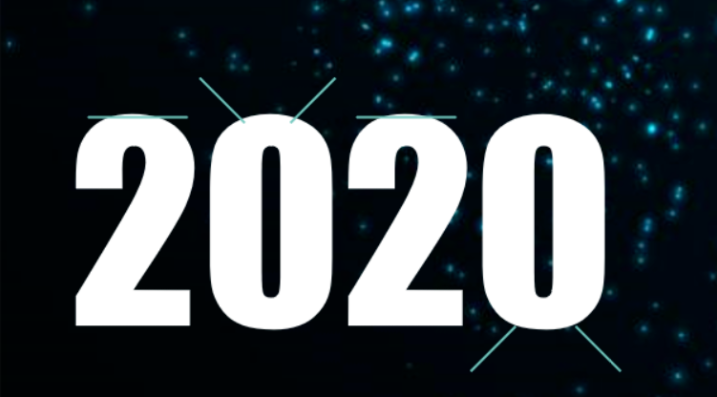
#> input picture OpenCV/two.png, 717 x 397 px
$ python '图像的膨胀.py'
#> lines starting #> are read from the running program, lines starting #| are printed output that depends on the picture; after the words box and inside, x2 and y2 are one past the last pixel; in counts of white or black regions, pixels touching at a corner belong together
# 图像的膨胀结果会使图像看起来虚化,依然需要二制化以及取核操作
# 主要使用的函数为cv2.dilate(src, kernel, iterations) iterations：表示迭代次数，默认为1。

import cv2

img = cv2.imread('two.png')
#> img is the input picture: shape (397, 717, 3); mean B, G, R 78.2, 73.7, 67.7
img = cv2.cvtColor(img, cv2.COLOR_BGR2GRAY)
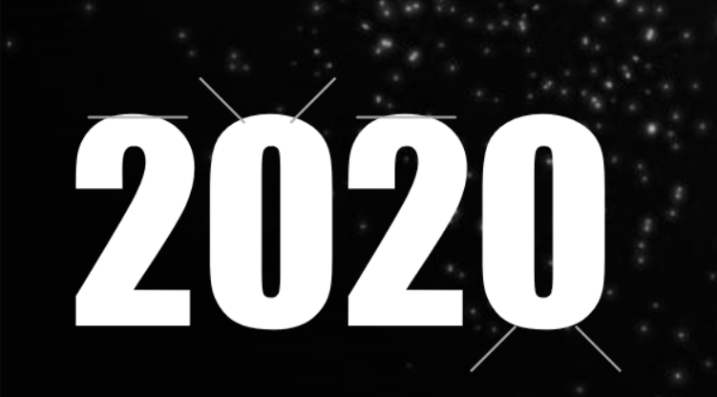
#> img: shape (397, 717); min 0, max 255, mean 72.4
ret, img = cv2.threshold(img, 127, 255, cv2.THRESH_BINARY)
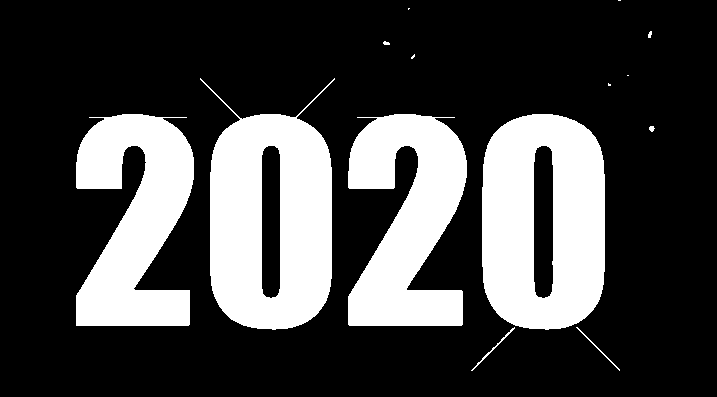
#> img: shape (397, 717); 26.7% white; 14 white regions (5 under 20 px), largest, box (x1, y1, x2, y2) and area: (200, 78, 335, 330) 21271, (482, 114, 605, 330) 21095, (348, 114, 467, 326) 16631
kernel1 = cv2.getStructuringElement(cv2.MARKER_CROSS, (3, 3))
kernel2 = cv2.getStructuringElement(cv2.MORPH_RECT, (3, 3))
kernel3 = cv2.getStructuringElement(cv2.MORPH_ELLIPSE, (3, 3))
dilate1 = cv2.dilate(img, kernel1, iterations=1)
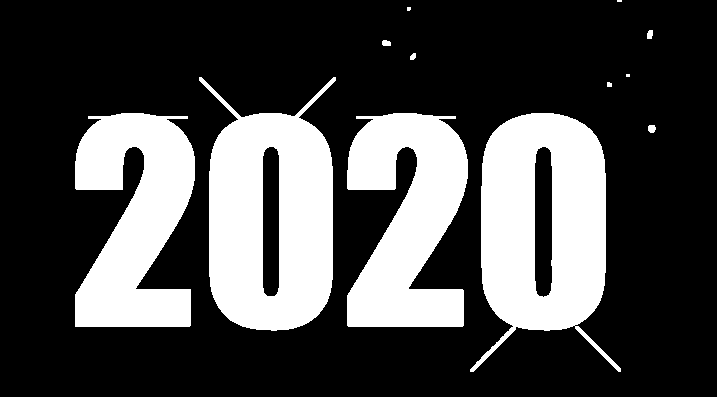
#> dilate1: shape (397, 717); 28.4% white; 12 white regions (3 under 20 px), largest, box (x1, y1, x2, y2) and area: (470, 113, 621, 372) 22671, (199, 77, 336, 331) 22601, (347, 113, 468, 327) 17713
dilate2 = cv2.dilate(img, kernel2, iterations=1)
dilate3 = cv2.dilate(img, kernel3, iterations=1)
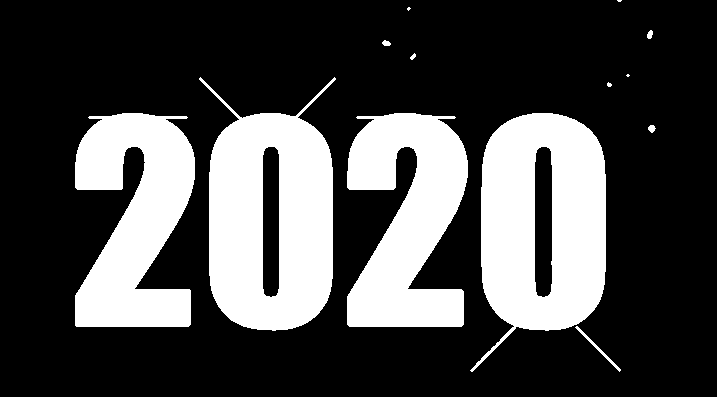
#> dilate3: shape (397, 717); 28% white; 13 white regions (4 under 20 px), largest, box (x1, y1, x2, y2) and area: (199, 77, 336, 331) 22301, (470, 113, 606, 372) 22174, (347, 113, 468, 327) 17499
cv2.imwrite('dlt1.png', dilate1)
cv2.imwrite('dlt2.png', dilate2)
cv2.imwrite('dlt3.png', dilate3)
